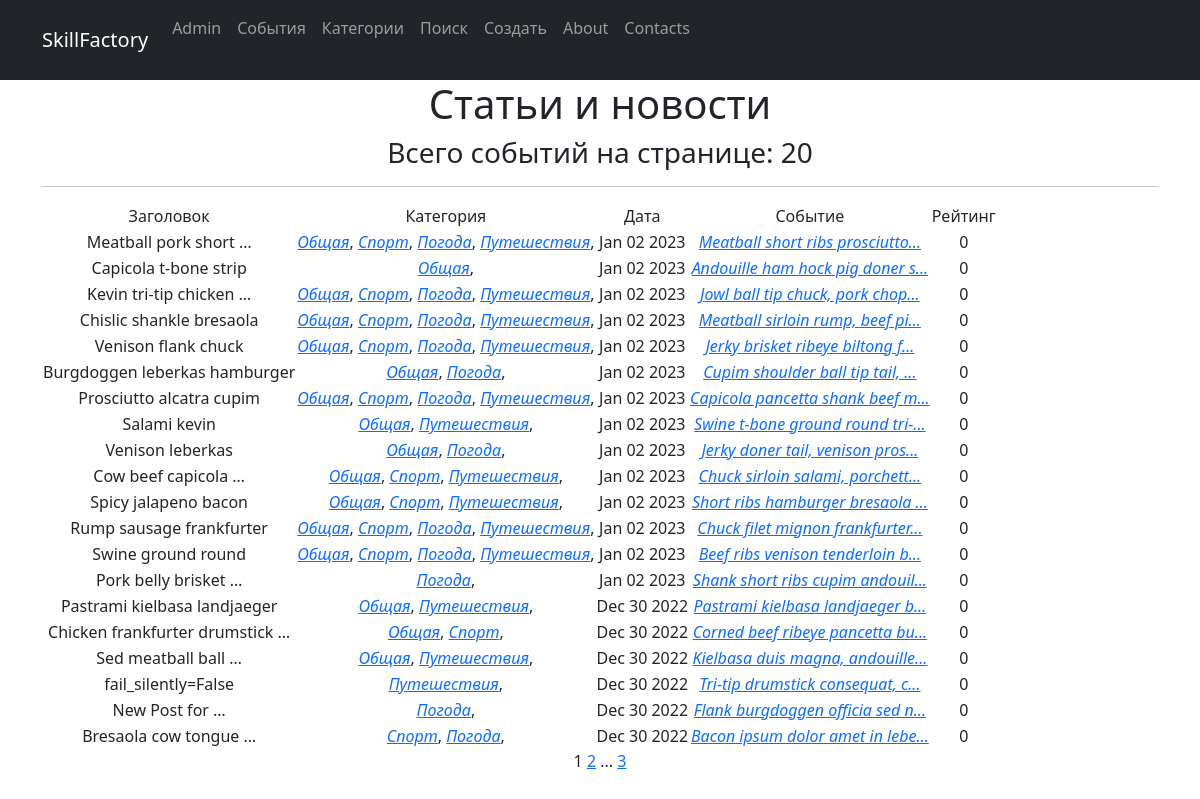
Page /news/ on the committed database.
### News/models.py (models this page shows, shortened)
class Post(models.Model):
    type = models.CharField(max_length=255, choices=TYPE, default=article)
    creation_time = models.DateTimeField(auto_now_add=True)
    title = models.CharField(max_length=255)
    text = models.TextField()
    rating = models.IntegerField(default=0)
    author = models.ForeignKey(Author, on_delete=models.CASCADE)
    category = models.ManyToManyField(Category)
    def preview(self):
        return f"{self.text[:30]}..."

class Category(models.Model):
    category_name = models.CharField(max_length=255, unique=True)
    subscribers = models.ManyToManyField(User)
    def __str__(self):
        return f'{self.category_name}'

### News/views.py (the view)
# urls.py: path('', PostsList.as_view(), name='post_list'),
class PostsList(ListView):
    model = Post
    ordering = '-creation_time'
    template_name = 'news.html'
    context_object_name = 'news'
    paginate_by = 20

### News/templatetags/custom_filters.py (called while the page is built)
@register.filter()
def censor(t):
    txt = t.split()
    for i in range(len(txt)):
        if txt[i] in censor_list:
            stars_num = '*'*len(txt[i])
            txt[i] = ''.join(stars_num)
        res = ' '.join(txt)
        return f'{res}'

### templates/news.html (shortened to what this page needs)
{% extends 'flatpages/default.html' %}
{% load custom_filters %}
{% load custom_tags %}
{% load cache %}
{% cache 300 content %}
{% block content %}
   <h1>Статьи и новости</h1>
   <h3>Всего событий на странице: {{ news|length }}</h3>
<hr>
   {% if news %}
       <table>
           <tr>
               <td>Заголовок</td>
               <td>Категория</td>
               <td>Дата</td>
               <td>Событие</td>
               <td>Рейтинг</td>
           </tr>
           {% for post in news %}
           <tr>
               <td>{{ post.title|truncatewords:3|censor }}</td>
               <td>{% for category in post.category.all %}
    <a href="http://127.0.0.1:8000/news/categories/{{ category.id }}"><i> {{ category }}</i></a>,
{% endfor %}</td>
               <td>{{ post.creation_time|date:'M d Y' }}</td>
               <td><a href="http://127.0.0.1:8000/news/{{ post.id }}"><i> {{ post.preview|censor }} </i></a></td>
               <td>{{ post.rating }}</td>
           </tr>
           {% endfor %}
       </table>
   {% else %}
       <h2>Статей нет!</h2>
   {% endif %}
   {{ page_obj.number }}
   {% if page_obj.has_next %}
       <a href="?page={{ page_obj.next_page_number }}">{{ page_obj.next_page_number }}</a>
       {% if paginator.num_pages != page_obj.next_page_number %}
           ...
           <a href="?page={{ page_obj.paginator.num_pages }}">{{ page_obj.paginator.num_pages }}</a>
       {% endif %}
   {% endif %}
{% endblock content %}
{% endcache %}

### rows in the picture
Post: title|censor "Meatball pork short …", creation_time "Jan 02 2023", preview|censor "Meatball short ribs prosciutto...", rating "0"
Category: category_name "Общая"
Category: category_name "Спорт"
Category: category_name "Погода"
Category: category_name "Путешествия"
Post: title|censor "Capicola t-bone strip", creation_time "Jan 02 2023", preview|censor "Andouille ham hock pig doner s...", rating "0"
Post: title|censor "Kevin tri-tip chicken …", creation_time "Jan 02 2023", preview|censor "Jowl ball tip chuck, pork chop...", rating "0"
Post: title|censor "Chislic shankle bresaola", creation_time "Jan 02 2023", preview|censor "Meatball sirloin rump, beef pi...", rating "0"
Post: title|censor "Venison flank chuck", creation_time "Jan 02 2023", preview|censor "Jerky brisket ribeye biltong f...", rating "0"
Post: title|censor "Burgdoggen leberkas hamburger", creation_time "Jan 02 2023", preview|censor "Cupim shoulder ball tip tail, ...", rating "0"
Post: title|censor "Prosciutto alcatra cupim", creation_time "Jan 02 2023", preview|censor "Capicola pancetta shank beef m...", rating "0"
Post: title|censor "Salami kevin", creation_time "Jan 02 2023", preview|censor "Swine t-bone ground round tri-...", rating "0"
Post: title|censor "Venison leberkas", creation_time "Jan 02 2023", preview|censor "Jerky doner tail, venison pros...", rating "0"
Post: title|censor "Cow beef capicola …", creation_time "Jan 02 2023", preview|censor "Chuck sirloin salami, porchett...", rating "0"
Post: title|censor "Spicy jalapeno bacon", creation_time "Jan 02 2023", preview|censor "Short ribs hamburger bresaola ...", rating "0"
Post: title|censor "Rump sausage frankfurter", creation_time "Jan 02 2023", preview|censor "Chuck filet mignon frankfurter...", rating "0"
Post: title|censor "Swine ground round", creation_time "Jan 02 2023", preview|censor "Beef ribs venison tenderloin b...", rating "0"
Post: title|censor "Pork belly brisket …", creation_time "Jan 02 2023", preview|censor "Shank short ribs cupim andouil...", rating "0"
Post: title|censor "Pastrami kielbasa landjaeger", creation_time "Dec 30 2022", preview|censor "Pastrami kielbasa landjaeger b...", rating "0"
Post: title|censor "Chicken frankfurter drumstick …", creation_time "Dec 30 2022", preview|censor "Corned beef ribeye pancetta bu...", rating "0"
Post: title|censor "Sed meatball ball …", creation_time "Dec 30 2022", preview|censor "Kielbasa duis magna, andouille...", rating "0"
Post: title|censor "fail_silently=False", creation_time "Dec 30 2022", preview|censor "Tri-tip drumstick consequat, c...", rating "0"
Post: title|censor "New Post for …", creation_time "Dec 30 2022", preview|censor "Flank burgdoggen officia sed n...", rating "0"
Post: title|censor "Bresaola cow tongue …", creation_time "Dec 30 2022", preview|censor "Bacon ipsum dolor amet in lebe...", rating "0"

### other values in the picture
{{ news|length }} "20"
{{ page_obj.number }} "1"
{{ page_obj.next_page_number }} "2"
{{ page_obj.paginator.num_pages }} "3"
